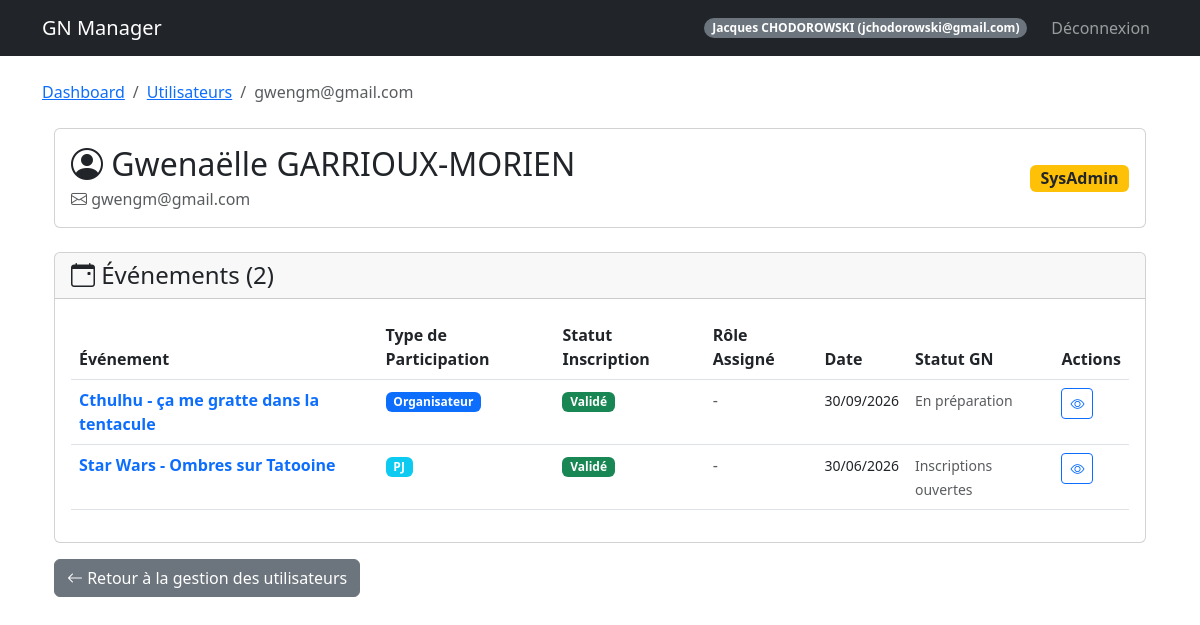
The page /admin/user/2/events (signed in) on the database its author committed.
### models.py (models this page shows, shortened)
class User(UserMixin, db.Model):
    id = db.Column(db.Integer, primary_key=True)
    email = db.Column(db.String(120), unique=True, nullable=False)
    password_hash = db.Column(db.String(128))
    nom = db.Column(db.String(80))
    prenom = db.Column(db.String(80))
    age = db.Column(db.Integer)
    genre = db.Column(db.String(20))
    avatar_url = db.Column(db.String(200))
    role = db.Column(db.String(20), default='user')  # createur, sysadmin, user
    is_banned = db.Column(db.Boolean, default=False)
    is_deleted = db.Column(db.Boolean, default=False)  # Suppression logique
    @property
    def is_admin(self):
        return self.role in ['createur', 'sysadmin']

class Event(db.Model):
    id = db.Column(db.Integer, primary_key=True)
    name = db.Column(db.String(100), nullable=False)
    description = db.Column(db.Text)
    date_start = db.Column(db.DateTime, nullable=False)
    date_end = db.Column(db.DateTime, nullable=False)
    location = db.Column(db.String(200))
    background_image = db.Column(db.String(200))
    visibility = db.Column(db.String(20), default='public')  # public, private
    organizer_structure = db.Column(db.String(100))
    org_link_url = db.Column(db.String(255))
    org_link_title = db.Column(db.String(100))
    google_form_url = db.Column(db.String(255))
    google_form_active = db.Column(db.Boolean, default=False)
    discord_webhook_url = db.Column(db.String(255), nullable=True)
    external_link = db.Column(db.String(255))
    statut = db.Column(db.String(50), default='En préparation')
    groups_config = db.Column(db.Text, default='{"PJ": ["Peu importe"], "PNJ": ["Peu importe"], "Organisateur": ["Peu importe"]}')
    max_pjs = db.Column(db.Integer, default=50)
    max_pnjs = db.Column(db.Integer, default=10)
    max_organizers = db.Column(db.Integer, default=5)

### routes/admin_routes.py (the view)
@admin_bp.route('/admin/user/<int:user_id>/events')
@login_required
@admin_required
def user_events(user_id):
    user = User.query.get_or_404(user_id)
    participations = Participant.query.filter_by(user_id=user_id)\
        .options(joinedload(Participant.event))\
        .options(joinedload(Participant.role))\
        .order_by(Participant.event_id.desc())\
        .all()
    events_data = []
    seen_events = set()
    for p in participations:
        if p.event_id not in seen_events:
            seen_events.add(p.event_id)
            events_data.append({
                'event': p.event,
                'participation': p,
                'role_name': p.role.name if p.role else None
            })
    breadcrumbs = [
        ('Dashboard', url_for('admin.dashboard')),
        ('Utilisateurs', url_for('admin.dashboard', admin_view='users') + '#admin'),
        (user.email, '#')
    ]
    return render_template(
        'user_events.html',
        user=user,
        events_data=events_data,
        breadcrumbs=breadcrumbs
    )

### templates/user_events.html (shortened to what this page needs)
{% extends "base.html" %}
{% block content %}
<div class="container mt-4">
    <div class="card mb-4">
        <div class="card-body">
            <div class="row align-items-center">
                <div class="col-md-8">
                    <h2 class="mb-1">
                        <i class="bi bi-person-circle"></i>
                        {{ user.prenom }} {{ user.nom }}
                    </h2>
                    <p class="text-muted mb-0">
                        <i class="bi bi-envelope"></i> {{ user.email }}
                    </p>
                </div>
                <div class="col-md-4 text-end">
                    {% if user.role == 'createur' %}
                    <span class="badge bg-dark fs-6">Créateur</span>
                    {% elif user.role == 'sysadmin' %}
                    <span class="badge bg-warning text-dark fs-6">SysAdmin</span>
                    {% elif user.is_banned %}
                    <span class="badge bg-danger fs-6">Banni</span>
                    {% else %}
                    <span class="badge bg-success fs-6">Utilisateur Actif</span>
                    {% endif %}
                </div>
            </div>
        </div>
    </div>
    <div class="card">
        <div class="card-header">
            <h4 class="mb-0">
                <i class="bi bi-calendar-event"></i>
                Événements ({{ events_data|length }})
            </h4>
        </div>
        <div class="card-body">
            {% if events_data %}
            <div class="table-responsive">
                <table class="table table-hover">
                    <thead>
                        <tr>
                            <th>Événement</th>
                            <th>Type de Participation</th>
                            <th>Statut Inscription</th>
                            <th>Rôle Assigné</th>
                            <th>Date</th>
                            <th>Statut GN</th>
                            <th>Actions</th>
                        </tr>
                    </thead>
                    <tbody>
                        {% for item in events_data %}
                        <tr>
                            <td>
                                <a href="{{ url_for('event.detail', event_id=item.event.id) }}"
                                    class="text-decoration-none fw-bold">
                                    {{ item.event.name }}
                                </a>
                            </td>
                            <td>
                                {% if item.participation.type == 'organisateur' %}
                                <span class="badge bg-primary">Organisateur</span>
                                {% elif item.participation.type == 'PJ' %}
                                <span class="badge bg-info">PJ</span>
                                {% elif item.participation.type == 'PNJ' %}
                                <span class="badge bg-secondary">PNJ</span>
                                {% else %}
                                <span class="badge bg-light text-dark">{{ item.participation.type }}</span>
                                {% endif %}
                            </td>
                            <td>
                                {% if item.participation.registration_status == 'Validé' %}
                                <span class="badge bg-success">Validé</span>
                                {% elif item.participation.registration_status == 'En attente' %}
                                <span class="badge bg-warning text-dark">En attente</span>
                                {% elif item.participation.registration_status == 'Rejeté' %}
                                <span class="badge bg-danger">Rejeté</span>
                                {% else %}
                                <span class="badge bg-light text-dark">{{ item.participation.registration_status
                                    }}</span>
                                {% endif %}
                            </td>
                            <td>
                                {% if item.role_name %}
                                <i class="bi bi-person-badge"></i> {{ item.role_name }}
                                {% else %}
                                <span class="text-muted">-</span>
                                {% endif %}
                            </td>
                            <td>
                                <small>
                                    {{ item.event.date_start.strftime('%d/%m/%Y') }}
                                </small>
                            </td>
                            <td>
                                <small class="text-muted">{{ item.event.statut }}</small>
                            </td>
                            <td>
                                <a href="{{ url_for('event.detail', event_id=item.event.id) }}"
                                    class="btn btn-sm btn-outline-primary" title="Voir les détails">
                                    <i class="bi bi-eye"></i>
                                </a>
                            </td>
                        </tr>
                        {% endfor %}
                    </tbody>
                </table>
            </div>
            {% else %}
            <div class="alert alert-info">
                <i class="bi bi-info-circle"></i>
                Cet utilisateur ne participe à aucun événement pour le moment.
            </div>
            {% endif %}
        </div>
    </div>
    <div class="mt-3">
        <a href="{{ url_for('admin.dashboard', admin_view='users') }}#admin" class="btn btn-secondary">
            <i class="bi bi-arrow-left"></i> Retour à la gestion des utilisateurs
        </a>
    </div>
</div>
{% endblock %}

### templates/base.html (shortened to what this page needs)
<!DOCTYPE html>
<html lang="fr">
<head>
    <link href="https://cdn.jsdelivr.net/npm/bootstrap@5.3.0/dist/css/bootstrap.min.css" rel="stylesheet">
    <link rel="stylesheet" href="https://cdn.jsdelivr.net/npm/bootstrap-icons@1.11.3/font/bootstrap-icons.min.css">
</head>
<body>
    <nav class="navbar navbar-expand-lg navbar-dark bg-dark">
        <div class="container">
            <a class="navbar-brand" href="{{ url_for('auth.index') }}">GN Manager</a>
            {% if current_user.is_authenticated %}
            <div class="navbar-nav ms-auto align-items-center">
                <span class="badge bg-secondary rounded-pill me-3">{{ current_user.prenom }} {{ current_user.nom|upper
                    }} ({{ current_user.email }})</span>
                <a class="nav-link" href="{{ url_for('auth.logout') }}">Déconnexion</a>
            </div>
            {% endif %}
        </div>
    </nav>
    <div class="container mt-4">
        {% if breadcrumbs %}
        <nav aria-label="breadcrumb">
            <ol class="breadcrumb">
                {% for label, url in breadcrumbs %}
                {% if loop.last %}
                <li class="breadcrumb-item active" aria-current="page">{{ label }}</li>
                {% else %}
                <li class="breadcrumb-item"><a href="{{ url }}">{{ label }}</a></li>
                {% endif %}
                {% endfor %}
            </ol>
        </nav>
        {% endif %}
        {% block content %}{% endblock %}
    </div>
</body>
</html>

### rows shown on the page
User: prenom "Jacques", nom "CHODOROWSKI", email "jchodorowski@gmail.com"
User: email "gwengm@gmail.com", prenom "Gwenaëlle", nom "GARRIOUX-MORIEN"
Event: event.name "Cthulhu - ça me gratte dans la tentacule", event.date_start "30/09/2026", event.statut "En préparation"
Event: event.name "Star Wars - Ombres sur Tatooine", event.date_start "30/06/2026", event.statut "Inscriptions ouvertes"

### other values the page prints
{{ label }} "Dashboard" "Utilisateurs"
{{ events_data|length }} "2"
